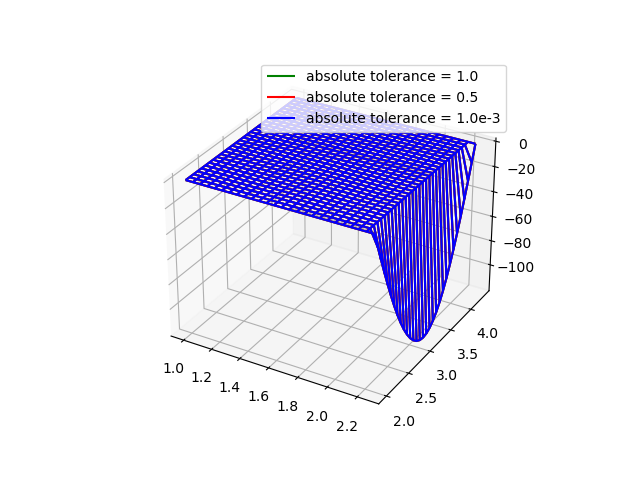

Write the Python code that produced this figure.
import numpy as np
import matplotlib.pyplot as plt
import os
import sys
import time
from mpl_toolkits.mplot3d import axes3d

sys.path.append(os.path.join('../'))
from lib.ESPIC3D.esSolve import laplace2D
from lib.ESPIC3D.dirichlet import dirichlet as dirBC

NX = 50
NY = 75
LX = 1.25
LY = 2.3
DX = LX / NX
DY = LY / NY
X0 = 1.0
Y0 = 2.0

amplitude = 2.0


def nonGroundedWall(Yindex):
    return amplitude * np.sin(np.pi * Yindex / NY)


# Boundary conditions
V0x = dirBC(np.zeros((NY + 1)))
VNx = dirBC(np.fromfunction(nonGroundedWall, (NY + 1,)))

V0y = dirBC(np.zeros((NX + 1)))
VNy = dirBC(np.zeros((NX + 1)))

start = time.time()

solType = "direct"
solType = "jacobi"
solType ="gaussSeidel"

potential_1 = laplace2D(NX, DX, V0x, VNx, NY, DY, V0y, VNy,
                        solType, useCython=False, relTol=0.0, absTol=1.0)
potential_2 = laplace2D(NX, DX, V0x, VNx, NY, DY, V0y, VNy,
                        solType, useCython=False, relTol=0.0, absTol=0.5)
potential_3 = laplace2D(NX, DX, V0x, VNx, NY, DY, V0y, VNy,
                        solType, useCython=False, relTol=0.0, absTol=1.0e-3)

end = time.time()

print("That took", round(end - start, 1), "seconds.")


def plot2Darrays(arrays):
    fig = plt.figure()
    ax = fig.add_subplot(111, projection='3d')

    if len(arrays) == 1:
        X = np.linspace(X0, X0 + LX, num=arrays[0].shape[0])
        Y = np.linspace(Y0, Y0 + LY, num=arrays[0].shape[1])
        X, Y = np.meshgrid(X, Y, indexing='ij')
    else:
        X = np.linspace(X0, X0 + LX, num=arrays[0][0].shape[0])
        Y = np.linspace(Y0, Y0 + LY, num=arrays[0][0].shape[1])
        X, Y = np.meshgrid(X, Y, indexing='ij')

    if len(arrays) == 1:
        ax.plot_wireframe(X, Y, arrays[0])
    else:
        for array in arrays:
            ax.plot_wireframe(
                X, Y, array[0][:], label='absolute tolerance = ' + array[1], color=array[2])

    ax.legend()


plot2Darrays([[potential_1, '1.0', 'green'],
              [potential_2, '0.5', 'red'],
              [potential_3, '1.0e-3', 'blue']])
plt.savefig("./ex_2d.png")

plot2Darrays([potential_1])
plt.savefig("./ex_2d_001.png")

plot2Darrays([potential_2])
plt.savefig("./ex_2d_002.png")

plot2Darrays([potential_3])
plt.savefig("./ex_2d_003.png")
